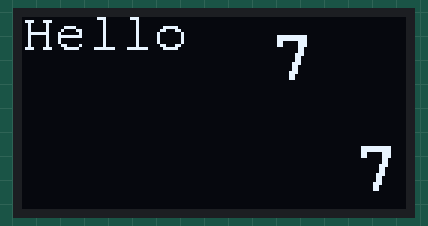
Bench run of a sketch on a simulated Arduino Uno, built with avr-gcc and run on an emulated ATmega328P. Shown: 128×64 one-colour display.

Above: at 0.48 s.
At 5.57 s:
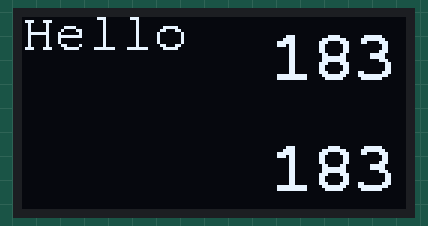
At 10.41 s:
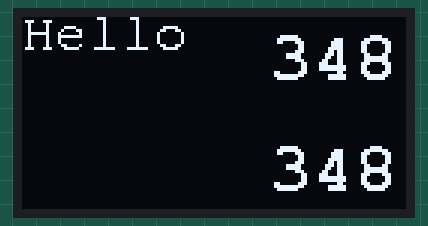
At 20.09 s:
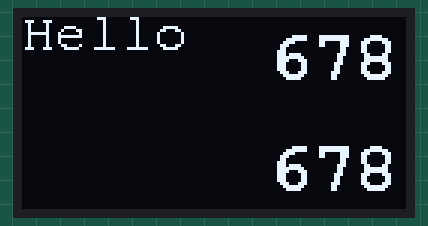
At 29.78 s:
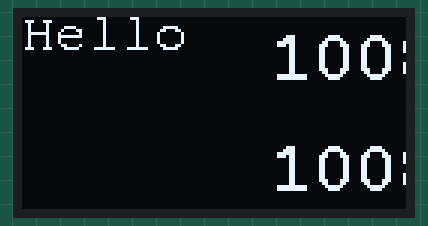
At 39.56 s:
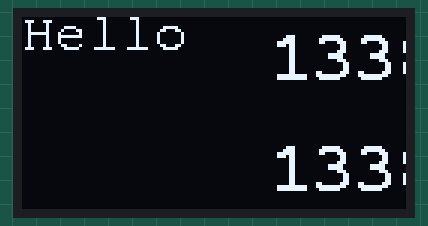

The sketch:

display.ino
```cpp
#include <Adafruit_GFX.h>  // Include core graphics library for the display
#include <Adafruit_SSD1306.h>  // Include Adafruit_SSD1306 library to drive the display


#include <Fonts/FreeMonoBold12pt7b.h>  // Add a custom font
#include <Fonts/FreeMono9pt7b.h>  // Add a custom font


Adafruit_SSD1306 display(128, 64);  // Create display


int Variable1;  // Create a variable to have something dynamic to show on the display


void setup()  // Start of setup
{

  delay(100);  // This delay is needed to let the display to initialize

  display.begin(SSD1306_SWITCHCAPVCC, 0x3C);  // Initialize display with the I2C address of 0x3C

  display.clearDisplay();  // Clear the buffer

  display.setTextColor(WHITE);  // Set color of the text

  display.setRotation(0);  // Set orientation. Goes from 0, 1, 2 or 3

  display.setTextWrap(false);  // By default, long lines of text are set to automatically “wrap” back to the leftmost column.
                               // To override this behavior (so text will run off the right side of the display - useful for
                               // scrolling marquee effects), use setTextWrap(false). The normal wrapping behavior is restored
                               // with setTextWrap(true).

  display.dim(0);  //Set brightness (0 is maximun and 1 is a little dim)

}  // End of setup


void loop()  // Start of loop
{

  Variable1++;  // Increase variable by 1
  if(Variable1 > 1500)  // If Variable1 is greater than 150
  {
    Variable1 = 0;  // Set Variable1 to 0
  }

  // Convert Variable1 into a string, so we can change the text alignment to the right:
  // It can be also used to add or remove decimal numbers.
  char string[10];  // Create a character array of 10 characters
  // Convert float to a string:
  dtostrf(Variable1, 3, 0, string);  // (<variable>,<amount of digits we are going to use>,<amount of decimal digits>,<string name>)


  display.clearDisplay();  // Clear the display so we can refresh


  display.setFont(&FreeMono9pt7b);  // Set a custom font
  display.setTextSize(0);  // Set text size. We are using a custom font so you should always use the text size of 0

  display.setCursor(0, 10);  // (x,y)
  display.println("Hello");  // Text or value to print

  display.setFont(&FreeMonoBold12pt7b);  // Set a custom font

  display.setCursor(83, 20);  // (x,y)
  display.println(Variable1);  // Text or value to print

  display.setCursor(83, 57);  // (x,y)
  display.println(string);  // Text or value to print


  display.display();  // Print everything we set previously


}  // End of loop
```
